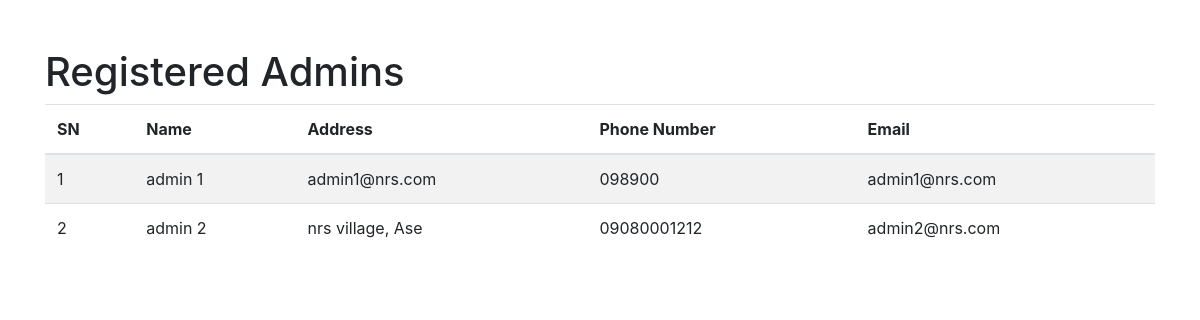
The page /admins on the database its author committed.
### app.py (models this page shows)
class Admin(db.Model):
    id = db.Column(db.Integer, primary_key=True)
    email = db.Column(db.String(100), unique=True, nullable=False)
    admin_name = db.Column(db.String(150), nullable=False)
    admin_address = db.Column(db.String(150), nullable=False)
    phone_number = db.Column(db.String(15), nullable=False)
    password = db.Column(db.String(200), nullable=False)
    is_admin = db.Column(db.Boolean, default=False)

### app.py (the view)
@app.route('/admins')
def show_admins():
    admins = Admin.query.all()
    return render_template('admins.html', admins=admins)

### app.py (called while the page is built)
@app.before_request
def before_request():
    session.permanent = True
    app.permanent_session_lifetime = timedelta(minutes=10)
    session.modified = True
    session['last_activity'] = time.time()

### templates/admins.html (shortened to what this page needs)
<!DOCTYPE html>
<html lang="en">
<head>
    <link href="https://stackpath.bootstrapcdn.com/bootstrap/4.5.2/css/bootstrap.min.css" rel="stylesheet">
</head>
<body>
    <div class="container mt-5">
        <h1>Registered Admins</h1>
        <table class="table table-striped">
            <thead>
                <tr>
                    <th>SN</th>
                    <th>Name</th>
                    <th>Address</th>
                    <th>Phone Number</th>
                    <th>Email</th>
                </tr>
            </thead>
            <tbody>
                {% for admin in admins %}
                <tr>
                    <td>{{ admin.id }}</td>
                    <td>{{ admin.admin_name }}</td>
                    <td>{{ admin.admin_address }}</td>
                    <td>{{ admin.phone_number }}</td>
                    <td>{{ admin.email }}</td>
                </tr>
                {% endfor %}
            </tbody>
        </table>
    </div>
</body>
</html>

### rows shown on the page
Admin: id "1", admin_name "admin 1", admin_address "admin1@nrs.com", phone_number "098900", email "admin1@nrs.com"
Admin: id "2", admin_name "admin 2", admin_address "nrs village, Ase", phone_number "09080001212", email "admin2@nrs.com"
